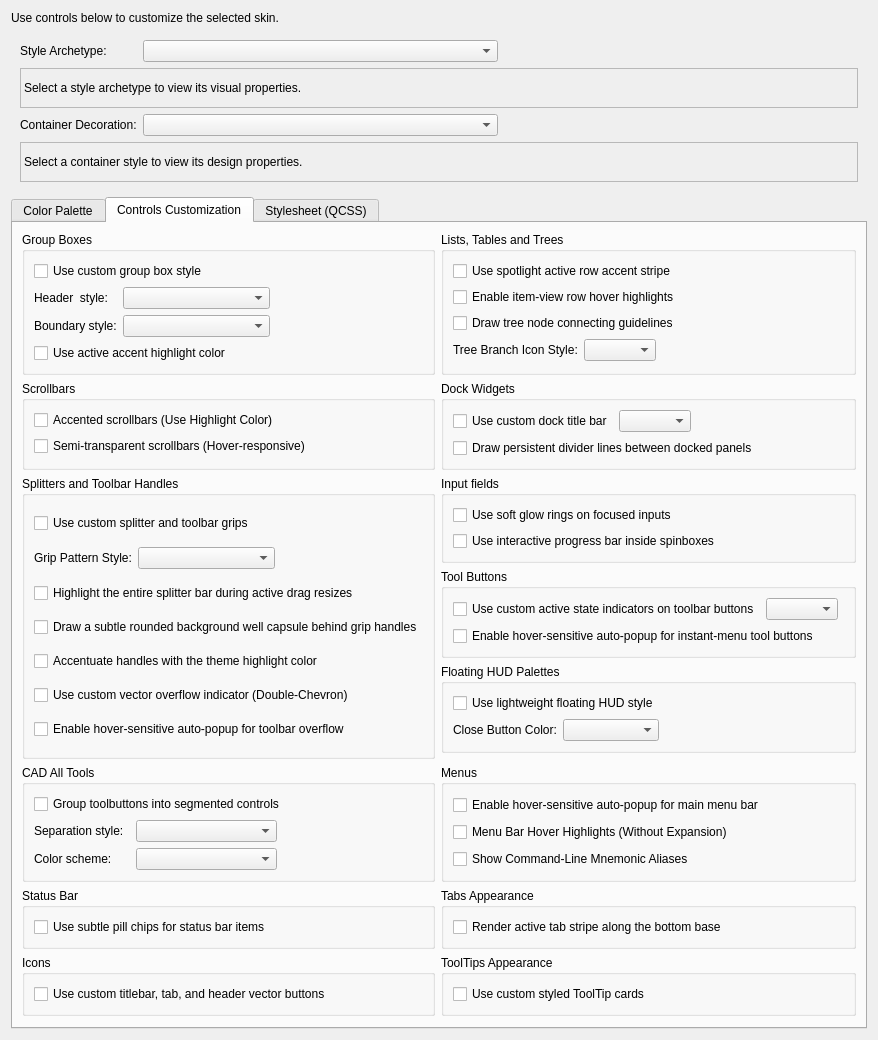
<?xml version="1.0" encoding="UTF-8"?>
<ui version="4.0">
 <class>LC_StyleEditorFusionSkin</class>
 <widget class="QWidget" name="LC_StyleEditorFusionSkin">
  <property name="geometry">
   <rect>
    <x>0</x>
    <y>0</y>
    <width>861</width>
    <height>995</height>
   </rect>
  </property>
  <property name="windowTitle">
   <string>Skins Editor Panel</string>
  </property>
  <layout class="QVBoxLayout" name="verticalLayout" stretch="0,0,3">
   <item>
    <widget class="QLabel" name="lblUseControls">
     <property name="text">
      <string>Use controls below to customize the selected skin.</string>
     </property>
    </widget>
   </item>
   <item>
    <widget class="QWidget" name="widget" native="true">
     <layout class="QGridLayout" name="gridLayout" columnstretch="0,0,0">
      <item row="4" column="0">
       <widget class="QLabel" name="lblBoxDecoration">
        <property name="toolTip">
         <string>Select the container outline decoration style (e.g., frameless, hairline dividers, or vertical active sidebars).</string>
        </property>
        <property name="text">
         <string>Container Decoration:</string>
        </property>
       </widget>
      </item>
      <item row="0" column="1">
       <widget class="QComboBox" name="cbStyleArchetype">
        <property name="sizePolicy">
         <sizepolicy hsizetype="Expanding" vsizetype="Fixed">
          <horstretch>0</horstretch>
          <verstretch>0</verstretch>
         </sizepolicy>
        </property>
        <property name="toolTip">
         <string>Sets overall vsiual style of UI</string>
        </property>
        <property name="sizeAdjustPolicy">
         <enum>QComboBox::SizeAdjustPolicy::AdjustToContents</enum>
        </property>
       </widget>
      </item>
      <item row="4" column="1">
       <widget class="QComboBox" name="cbBoxDecoration">
        <property name="sizePolicy">
         <sizepolicy hsizetype="Expanding" vsizetype="Fixed">
          <horstretch>0</horstretch>
          <verstretch>0</verstretch>
         </sizepolicy>
        </property>
        <property name="toolTip">
         <string>Configures container boundaries style.</string>
        </property>
        <property name="sizeAdjustPolicy">
         <enum>QComboBox::SizeAdjustPolicy::AdjustToContents</enum>
        </property>
       </widget>
      </item>
      <item row="0" column="0">
       <widget class="QLabel" name="lblStyleArchetype">
        <property name="toolTip">
         <string>Select the global rendering archetype (e.g., flat modern, soft satin, glassy gloss, or standard native Fusion).</string>
        </property>
        <property name="text">
         <string>Style Archetype:</string>
        </property>
       </widget>
      </item>
      <item row="0" column="2">
       <spacer name="horizontalSpacer">
        <property name="orientation">
         <enum>Qt::Orientation::Horizontal</enum>
        </property>
        <property name="sizeHint" stdset="0">
         <size>
          <width>0</width>
          <height>0</height>
         </size>
        </property>
       </spacer>
      </item>
      <item row="1" column="0" colspan="3">
       <widget class="QLabel" name="lblStyleArchetypeDescription">
        <property name="minimumSize">
         <size>
          <width>0</width>
          <height>40</height>
         </size>
        </property>
        <property name="frameShape">
         <enum>QFrame::Shape::StyledPanel</enum>
        </property>
        <property name="frameShadow">
         <enum>QFrame::Shadow::Sunken</enum>
        </property>
        <property name="text">
         <string>Select a style archetype to view its visual properties.</string>
        </property>
        <property name="wordWrap">
         <bool>true</bool>
        </property>
       </widget>
      </item>
      <item row="5" column="0" colspan="3">
       <widget class="QLabel" name="lblCompositionDesc">
        <property name="minimumSize">
         <size>
          <width>0</width>
          <height>40</height>
         </size>
        </property>
        <property name="frameShape">
         <enum>QFrame::Shape::StyledPanel</enum>
        </property>
        <property name="frameShadow">
         <enum>QFrame::Shadow::Sunken</enum>
        </property>
        <property name="text">
         <string>Select a container style to view its design properties.</string>
        </property>
        <property name="wordWrap">
         <bool>true</bool>
        </property>
       </widget>
      </item>
     </layout>
    </widget>
   </item>
   <item>
    <widget class="QTabWidget" name="twEditorTabs">
     <property name="sizePolicy">
      <sizepolicy hsizetype="Preferred" vsizetype="Preferred">
       <horstretch>0</horstretch>
       <verstretch>0</verstretch>
      </sizepolicy>
     </property>
     <property name="currentIndex">
      <number>1</number>
     </property>
     <widget class="QWidget" name="paletteTab">
      <attribute name="title">
       <string>Color Palette</string>
      </attribute>
      <layout class="QGridLayout" name="gridLayout_swatches">
       <item row="1" column="0">
        <widget class="QGroupBox" name="gbInterface">
         <property name="title">
          <string>Primary Interface</string>
         </property>
         <layout class="QGridLayout" name="gridLayout_interface">
          <item row="1" column="0" colspan="2">
           <widget class="QTableWidget" name="tableInterface"/>
          </item>
          <item row="2" column="0">
           <widget class="QLabel" name="lblContrastPolicy">
            <property name="toolTip">
             <string>Alters background panel surfaces to programmatically establish visual layer depth.</string>
            </property>
            <property name="text">
             <string>Surface Depth:</string>
            </property>
           </widget>
          </item>
          <item row="2" column="1">
           <widget class="QComboBox" name="cbContrastPolicy">
            <property name="toolTip">
             <string>If </string>
            </property>
           </widget>
          </item>
         </layout>
        </widget>
       </item>
       <item row="1" column="1">
        <widget class="QGroupBox" name="gbBevels">
         <property name="title">
          <string>Borders and Shading</string>
         </property>
         <layout class="QGridLayout" name="gridLayout_bevels">
          <item row="5" column="0">
           <widget class="QLabel" name="lblBevelSeed">
            <property name="toolTip">
             <string>Choose which base color role is used to calculate 3D highlights and shadows.</string>
            </property>
            <property name="text">
             <string>Lighting Baseline:</string>
            </property>
           </widget>
          </item>
          <item row="5" column="1">
           <widget class="QComboBox" name="cbBevelSeed"/>
          </item>
          <item row="3" column="0" colspan="2">
           <widget class="QTableWidget" name="tableBevel"/>
          </item>
          <item row="4" column="0">
           <widget class="QCheckBox" name="chkAutoCalc3D">
            <property name="toolTip">
             <string>Automatically calculates Light, Midlight, Dark, and Shadow colors relative to the baseline seed.</string>
            </property>
            <property name="text">
             <string>Procedural 3D Bevels</string>
            </property>
           </widget>
          </item>
          <item row="6" column="0">
           <widget class="QLabel" name="lblContrastWeight">
            <property name="toolTip">
             <string>Scales the calculated brightness difference for all 3D bevels and shadow edges.</string>
            </property>
            <property name="text">
             <string>Border Intensity:</string>
            </property>
           </widget>
          </item>
          <item row="6" column="1">
           <widget class="QComboBox" name="cbContrastWeight"/>
          </item>
         </layout>
        </widget>
       </item>
       <item row="2" column="0" colspan="2">
        <widget class="QGroupBox" name="gbIconsLink">
         <property name="title">
          <string>Icons Style Linkage</string>
         </property>
         <layout class="QHBoxLayout" name="horizontalLayout_iconsLink">
          <item>
           <widget class="QCheckBox" name="chkUseThemeIcons">
            <property name="toolTip">
             <string>If checked, applying this skin will automatically load and apply its linked custom icon colors style globally.</string>
            </property>
            <property name="text">
             <string>Apply linked icons style on activation</string>
            </property>
           </widget>
          </item>
          <item>
           <widget class="QComboBox" name="cbLinkedIconStyle">
            <property name="toolTip">
             <string>Select which custom saved icon color style should be bound to this skin.</string>
            </property>
           </widget>
          </item>
          <item>
           <spacer name="iconsSpacer">
            <property name="orientation">
             <enum>Qt::Orientation::Horizontal</enum>
            </property>
            <property name="sizeHint" stdset="0">
             <size>
              <width>0</width>
              <height>0</height>
             </size>
            </property>
           </spacer>
          </item>
         </layout>
        </widget>
       </item>
       <item row="0" column="0" colspan="2">
        <widget class="QWidget" name="widget_2" native="true">
         <layout class="QGridLayout" name="gridLayout_3">
          <item row="0" column="2">
           <widget class="QRadioButton" name="rbDarkMode">
            <property name="text">
             <string>Dark Mode Theme</string>
            </property>
           </widget>
          </item>
          <item row="0" column="1">
           <widget class="QRadioButton" name="rbLightMode">
            <property name="text">
             <string>Light Mode Theme</string>
            </property>
            <property name="checked">
             <bool>true</bool>
            </property>
           </widget>
          </item>
          <item row="0" column="3">
           <spacer name="variantSpacer">
            <property name="orientation">
             <enum>Qt::Orientation::Horizontal</enum>
            </property>
            <property name="sizeHint" stdset="0">
             <size>
              <width>0</width>
              <height>0</height>
             </size>
            </property>
           </spacer>
          </item>
          <item row="0" column="4">
           <widget class="QToolButton" name="btnGenerate">
            <property name="toolTip">
             <string>Automatically generate harmonized or high-contrast color palettes from selected base colors.</string>
            </property>
            <property name="text">
             <string>Generate...</string>
            </property>
            <property name="icon">
             <iconset resource="../../../../../res/icons/icons.qrc">
              <normaloff>:/icons/new.lci</normaloff>:/icons/new.lci</iconset>
            </property>
            <property name="toolButtonStyle">
             <enum>Qt::ToolButtonStyle::ToolButtonTextBesideIcon</enum>
            </property>
           </widget>
          </item>
          <item row="0" column="0">
           <widget class="QLabel" name="lblVariants">
            <property name="text">
             <string>Edit colors for: </string>
            </property>
           </widget>
          </item>
         </layout>
        </widget>
       </item>
      </layout>
     </widget>
     <widget class="QWidget" name="aestheticsTab">
      <attribute name="title">
       <string>Controls Customization</string>
      </attribute>
      <layout class="QGridLayout" name="gridLayout_6">
       <item row="3" column="0" rowspan="4">
        <widget class="QGroupBox" name="gbSplitterGrips">
         <property name="title">
          <string>Splitters and Toolbar Handles</string>
         </property>
         <layout class="QGridLayout" name="gridLayout_splitterGrips">
          <item row="0" column="0" colspan="4">
           <widget class="QCheckBox" name="chkCustomSplitterGrip">
            <property name="toolTip">
             <string>Enable modern hover-responsive visual handle shapes and drag highlights for resize splitters and toolbar grabs.</string>
            </property>
            <property name="text">
             <string>Use custom splitter and toolbar grips</string>
            </property>
           </widget>
          </item>
          <item row="1" column="2">
           <spacer name="horizontalSpacer_4">
            <property name="orientation">
             <enum>Qt::Orientation::Horizontal</enum>
            </property>
            <property name="sizeHint" stdset="0">
             <size>
              <width>40</width>
              <height>20</height>
             </size>
            </property>
           </spacer>
          </item>
          <item row="4" column="0" colspan="4">
           <widget class="QCheckBox" name="chkAccentGrips">
            <property name="toolTip">
             <string>Highlight splitters, drag boundaries, and toolbar handles in the active accent color even when idle.</string>
            </property>
            <property name="text">
             <string>Accentuate handles with the theme highlight color</string>
            </property>
           </widget>
          </item>
          <item row="1" column="0">
           <widget class="QLabel" name="lblSplitterGripStyle">
            <property name="text">
             <string>Grip Pattern Style:</string>
            </property>
           </widget>
          </item>
          <item row="1" column="1">
           <widget class="QComboBox" name="cbSplitterGripStyle">
            <property name="sizePolicy">
             <sizepolicy hsizetype="Expanding" vsizetype="Fixed">
              <horstretch>0</horstretch>
              <verstretch>0</verstretch>
             </sizepolicy>
            </property>
            <property name="toolTip">
             <string>Select the visual vector design to represent the center grab handle.</string>
            </property>
            <property name="sizeAdjustPolicy">
             <enum>QComboBox::SizeAdjustPolicy::AdjustToContents</enum>
            </property>
           </widget>
          </item>
          <item row="2" column="0" colspan="4">
           <widget class="QCheckBox" name="chkHighlightSplitterOnDrag">
            <property name="toolTip">
             <string>Paint the entire splitter bar in high-contrast active accent colors while dragging to act as a precise guiding line.</string>
            </property>
            <property name="text">
             <string>Highlight the entire splitter bar during active drag resizes</string>
            </property>
           </widget>
          </item>
          <item row="3" column="0" colspan="4">
           <widget class="QCheckBox" name="chkShowGripBackgroundWell">
            <property name="toolTip">
             <string>Render a subtle, soft recessed background well capsule behind the centered grab indicators to make them highly tactile.</string>
            </property>
            <property name="text">
             <string>Draw a subtle rounded background well capsule behind grip handles</string>
            </property>
           </widget>
          </item>
          <item row="5" column="0" colspan="4">
           <widget class="QCheckBox" name="chkCustomToolbarOverflow">
            <property name="toolTip">
             <string>Use clean, anti-aliased vector double-chevrons for toolbar overflow extension buttons instead of standard blocky icons.</string>
            </property>
            <property name="text">
             <string>Use custom vector overflow indicator (Double-Chevron)</string>
            </property>
           </widget>
          </item>
          <item row="6" column="0" colspan="3">
           <widget class="QCheckBox" name="chkAutoPopupToolbarOverflow">
            <property name="toolTip">
             <string>Automatically open the toolbar overflow popup menu when hovering over the extension indicator.</string>
            </property>
            <property name="text">
             <string>Enable hover-sensitive auto-popup for toolbar overflow</string>
            </property>
           </widget>
          </item>
         </layout>
        </widget>
       </item>
       <item row="4" column="1">
        <widget class="QGroupBox" name="gbToolButtons">
         <property name="title">
          <string>Tool Buttons</string>
         </property>
         <layout class="QGridLayout" name="gridLayout_toolButtons">
          <item row="0" column="2">
           <widget class="QComboBox" name="cbToolButtonIndicatorStyle">
            <property name="sizePolicy">
             <sizepolicy hsizetype="Expanding" vsizetype="Fixed">
              <horstretch>0</horstretch>
              <verstretch>0</verstretch>
             </sizepolicy>
            </property>
            <property name="toolTip">
             <string>Select the visual vector design to represent the active toggled state.</string>
            </property>
            <property name="sizeAdjustPolicy">
             <enum>QComboBox::SizeAdjustPolicy::AdjustToContents</enum>
            </property>
           </widget>
          </item>
          <item row="0" column="3">
           <spacer name="toolButtonsSpacer">
            <property name="orientation">
             <enum>Qt::Orientation::Horizontal</enum>
            </property>
            <property name="sizeHint" stdset="0">
             <size>
              <width>0</width>
              <height>0</height>
             </size>
            </property>
           </spacer>
          </item>
          <item row="0" column="0" colspan="2">
           <widget class="QCheckBox" name="chkToolButtonUnderline">
            <property name="toolTip">
             <string>Replace solid high-contrast button backgrounds with subtle bottom underlines or active accents when tool buttons are checked.</string>
            </property>
            <property name="text">
             <string>Use custom active state indicators on toolbar buttons</string>
            </property>
           </widget>
          </item>
          <item row="1" column="0" colspan="4">
           <widget class="QCheckBox" name="chkAutoPopupInstantButtons">
            <property name="toolTip">
             <string>Automatically open the dropdown menu of InstantPopup tool buttons when hovering over them, unless disabled on specific buttons.</string>
            </property>
            <property name="text">
             <string>Enable hover-sensitive auto-popup for instant-menu tool buttons</string>
            </property>
           </widget>
          </item>
         </layout>
        </widget>
       </item>
       <item row="7" column="1">
        <widget class="QGroupBox" name="groupBox_6">
         <property name="title">
          <string>Menus</string>
         </property>
         <layout class="QGridLayout" name="gridLayout_11">
          <item row="2" column="0">
           <widget class="QCheckBox" name="chkShowMenuCommandAliases">
            <property name="toolTip">
             <string>Command Line Mnemonics

Displays aligned command-line mnemonics and aliases (e.g. [LINE], [L]) inside a dedicated, monospace middle column of the popup menus, completely preventing text overlaps.</string>
            </property>
            <property name="text">
             <string>Show Command-Line Mnemonic Aliases</string>
            </property>
           </widget>
          </item>
          <item row="1" column="0">
           <widget class="QCheckBox" name="chkMenuBarHoverCard">
            <property name="toolTip">
             <string>Renders soft hover highlights beneath the main menu bar items on passive mouse sweeps, providing smooth active navigation visual feedback even when auto-popup is disabled.</string>
            </property>
            <property name="text">
             <string>Menu Bar Hover Highlights (Without Expansion)</string>
            </property>
           </widget>
          </item>
          <item row="0" column="0">
           <widget class="QCheckBox" name="chkAutoPopupMenuBar">
            <property name="toolTip">
             <string>Automatically open main window menu bar options (File, Edit, View, etc.) when hovering over them, before any menu is clicked.</string>
            </property>
            <property name="text">
             <string>Enable hover-sensitive auto-popup for main menu bar</string>
            </property>
           </widget>
          </item>
         </layout>
        </widget>
       </item>
       <item row="2" column="1">
        <widget class="QGroupBox" name="gbDockTitle">
         <property name="title">
          <string>Dock Widgets</string>
         </property>
         <layout class="QGridLayout" name="gridLayout_7">
          <item row="0" column="3">
           <spacer name="dockSpacer">
            <property name="orientation">
             <enum>Qt::Orientation::Horizontal</enum>
            </property>
            <property name="sizeHint" stdset="0">
             <size>
              <width>0</width>
              <height>0</height>
             </size>
            </property>
           </spacer>
          </item>
          <item row="0" column="2">
           <widget class="QComboBox" name="cbDockTitleStyle">
            <property name="sizePolicy">
             <sizepolicy hsizetype="Preferred" vsizetype="Fixed">
              <horstretch>0</horstretch>
              <verstretch>0</verstretch>
             </sizepolicy>
            </property>
            <property name="toolTip">
             <string>Select the visual style to render the custom dock titlebar.</string>
            </property>
            <property name="sizeAdjustPolicy">
             <enum>QComboBox::SizeAdjustPolicy::AdjustToContents</enum>
            </property>
           </widget>
          </item>
          <item row="0" column="1">
           <widget class="QCheckBox" name="chkCustomDockTitle">
            <property name="toolTip">
             <string>Draw more expressive horizontal titles for dock widgets.</string>
            </property>
            <property name="text">
             <string>Use custom dock title bar</string>
            </property>
           </widget>
          </item>
          <item row="1" column="1" colspan="3">
           <widget class="QCheckBox" name="chkPersistentDockSplitter">
            <property name="focusPolicy">
             <enum>Qt::FocusPolicy::StrongFocus</enum>
            </property>
            <property name="toolTip">
             <string>If unchecked, divider lines between docked panels will be completely invisible when idle, lighting up only when hovered or dragged.</string>
            </property>
            <property name="text">
             <string>Draw persistent divider lines between docked panels</string>
            </property>
           </widget>
          </item>
         </layout>
        </widget>
       </item>
       <item row="9" column="0">
        <widget class="QGroupBox" name="groupBox_4">
         <property name="title">
          <string>Icons</string>
         </property>
         <layout class="QGridLayout" name="gridLayout_9">
          <item row="0" column="0">
           <widget class="QCheckBox" name="chkCustomVectorIcons">
            <property name="toolTip">
             <string>Use clean, anti-aliased vector buttons for dock widget window frames, document tabs (Close buttons), and table header sort chevrons.</string>
            </property>
            <property name="text">
             <string>Use custom titlebar, tab, and header vector buttons</string>
            </property>
           </widget>
          </item>
         </layout>
        </widget>
       </item>
       <item row="1" column="1">
        <widget class="QGroupBox" name="groupBox_2">
         <property name="title">
          <string>Lists, Tables and Trees</string>
         </property>
         <layout class="QGridLayout" name="gridLayout_5">
          <item row="3" column="0">
           <widget class="QLabel" name="lblBranchIndicatorStyle">
            <property name="text">
             <string>Tree Branch Icon Style:</string>
            </property>
           </widget>
          </item>
          <item row="3" column="1">
           <widget class="QComboBox" name="cbBranchIndicatorStyle">
            <property name="sizePolicy">
             <sizepolicy hsizetype="Preferred" vsizetype="Fixed">
              <horstretch>0</horstretch>
              <verstretch>0</verstretch>
             </sizepolicy>
            </property>
            <property name="toolTip">
             <string>Select the visual style to draw expand/collapse nodes in tree views.</string>
            </property>
            <property name="sizeAdjustPolicy">
             <enum>QComboBox::SizeAdjustPolicy::AdjustToContents</enum>
            </property>
           </widget>
          </item>
          <item row="3" column="2">
           <spacer name="horizontalSpacer_3">
            <property name="orientation">
             <enum>Qt::Orientation::Horizontal</enum>
            </property>
            <property name="sizeHint" stdset="0">
             <size>
              <width>0</width>
              <height>0</height>
             </size>
            </property>
           </spacer>
          </item>
          <item row="2" column="0" colspan="3">
           <widget class="QCheckBox" name="chkShowTreeConnectingLines">
            <property name="toolTip">
             <string>Draw subtle vertical and horizontal dotted guidelines linking child nodes to parents.</string>
            </property>
            <property name="text">
             <string>Draw tree node connecting guidelines</string>
            </property>
           </widget>
          </item>
          <item row="1" column="0" colspan="3">
           <widget class="QCheckBox" name="chkShowItemViewHover">
            <property name="toolTip">
             <string>Enable responsive row-level hover highlighting on lists, tables, and tree views as you move your mouse.</string>
            </property>
            <property name="text">
             <string>Enable item-view row hover highlights</string>
            </property>
           </widget>
          </item>
          <item row="0" column="0" colspan="3">
           <widget class="QCheckBox" name="chkActiveRowSpotlight">
            <property name="toolTip">
             <string>Draw an elegant vertical accent highlight stripe on the far-left edge of the active selected row in lists and tree views.</string>
            </property>
            <property name="text">
             <string>Use spotlight active row accent stripe</string>
            </property>
           </widget>
          </item>
         </layout>
        </widget>
       </item>
       <item row="8" column="0">
        <widget class="QGroupBox" name="gbStatusSection">
         <property name="title">
          <string>Status Bar</string>
         </property>
         <layout class="QVBoxLayout" name="verticalLayout_statusSection">
          <item>
           <widget class="QCheckBox" name="chkUseStatusPillChips">
            <property name="toolTip">
             <string>Render coordinate readouts, active layer, and status bar indicators as modern, subtle rounded pill chips rather than standard flat buttons.</string>
            </property>
            <property name="text">
             <string>Use subtle pill chips for status bar items</string>
            </property>
           </widget>
          </item>
         </layout>
        </widget>
       </item>
       <item row="2" column="0">
        <widget class="QGroupBox" name="gbScrollbars">
         <property name="title">
          <string>Scrollbars</string>
         </property>
         <layout class="QVBoxLayout" name="verticalLayout_scrollbars">
          <item>
           <widget class="QCheckBox" name="chkHighContrastScrollbars">
            <property name="toolTip">
             <string>Render scrollbars using the active highlight accent color instead of standard buttons.</string>
            </property>
            <property name="text">
             <string>Accented scrollbars (Use Highlight Color)</string>
            </property>
           </widget>
          </item>
          <item>
           <widget class="QCheckBox" name="chkTransparentScrollbars">
            <property name="toolTip">
             <string>Render scrollbar handles as highly translucent when idle, fading to solid on mouse hover.</string>
            </property>
            <property name="text">
             <string>Semi-transparent scrollbars (Hover-responsive)</string>
            </property>
           </widget>
          </item>
         </layout>
        </widget>
       </item>
       <item row="1" column="0">
        <widget class="QGroupBox" name="groupBox">
         <property name="title">
          <string>Group Boxes</string>
         </property>
         <layout class="QGridLayout" name="gridLayout_4">
          <item row="2" column="1">
           <widget class="QComboBox" name="cbGroupBoxBoundaryStyle">
            <property name="toolTip">
             <string>Select the frame line borders surrounding the layout group.</string>
            </property>
           </widget>
          </item>
          <item row="1" column="2">
           <spacer name="horizontalSpacer_2">
            <property name="orientation">
             <enum>Qt::Orientation::Horizontal</enum>
            </property>
            <property name="sizeHint" stdset="0">
             <size>
              <width>0</width>
              <height>0</height>
             </size>
            </property>
           </spacer>
          </item>
          <item row="2" column="0">
           <widget class="QLabel" name="lblGroupBoxBoundaryStyle">
            <property name="text">
             <string>Boundary style:</string>
            </property>
           </widget>
          </item>
          <item row="1" column="0">
           <widget class="QLabel" name="lblGroupBoxHeaderStyle">
            <property name="toolTip">
             <string/>
            </property>
            <property name="text">
             <string>Header  style:</string>
            </property>
           </widget>
          </item>
          <item row="1" column="1">
           <widget class="QComboBox" name="cbGroupBoxHeaderStyle">
            <property name="sizePolicy">
             <sizepolicy hsizetype="Expanding" vsizetype="Fixed">
              <horstretch>0</horstretch>
              <verstretch>0</verstretch>
             </sizepolicy>
            </property>
            <property name="toolTip">
             <string>Select the decoration of the heading title text.</string>
            </property>
            <property name="sizeAdjustPolicy">
             <enum>QComboBox::SizeAdjustPolicy::AdjustToContents</enum>
            </property>
           </widget>
          </item>
          <item row="3" column="0" colspan="3">
           <widget class="QCheckBox" name="chkGroupBoxUseAccent">
            <property name="toolTip">
             <string>Highlight borders and banner fills in the active theme highlight accent color.</string>
            </property>
            <property name="text">
             <string>Use active accent highlight color</string>
            </property>
           </widget>
          </item>
          <item row="0" column="0" colspan="3">
           <widget class="QCheckBox" name="chkCustomGroupBox">
            <property name="toolTip">
             <string>Enable highly expressive and custom structured borders/headers for layout group boxes.</string>
            </property>
            <property name="text">
             <string>Use custom group box style</string>
            </property>
           </widget>
          </item>
         </layout>
        </widget>
       </item>
       <item row="7" column="0">
        <widget class="QGroupBox" name="groupBox_5">
         <property name="title">
          <string>CAD All Tools</string>
         </property>
         <layout class="QGridLayout" name="gridLayout_10">
          <item row="0" column="0" colspan="4">
           <widget class="QCheckBox" name="chkUseSegmentedButtons">
            <property name="toolTip">
             <string>Group contiguous buttons in the CAD matrix/grid layouts into single rounded-card islands.</string>
            </property>
            <property name="text">
             <string>Group toolbuttons into segmented controls</string>
            </property>
           </widget>
          </item>
          <item row="3" column="3">
           <spacer name="horizontalSpacer_6">
            <property name="orientation">
             <enum>Qt::Orientation::Horizontal</enum>
            </property>
            <property name="sizeHint" stdset="0">
             <size>
              <width>40</width>
              <height>20</height>
             </size>
            </property>
           </spacer>
          </item>
          <item row="3" column="0">
           <widget class="QLabel" name="lbSegmentedSeparatorStyle">
            <property name="text">
             <string>Separation style:</string>
            </property>
           </widget>
          </item>
          <item row="2" column="2">
           <spacer name="horizontalSpacer_5">
            <property name="orientation">
             <enum>Qt::Orientation::Horizontal</enum>
            </property>
            <property name="sizeHint" stdset="0">
             <size>
              <width>0</width>
              <height>0</height>
             </size>
            </property>
           </spacer>
          </item>
          <item row="3" column="2">
           <widget class="QComboBox" name="cbSegmentedSeparationStyle">
            <property name="sizePolicy">
             <sizepolicy hsizetype="Expanding" vsizetype="Fixed">
              <horstretch>0</horstretch>
              <verstretch>0</verstretch>
             </sizepolicy>
            </property>
            <property name="toolTip">
             <string>Select visual effect applied to groups</string>
            </property>
            <property name="sizeAdjustPolicy">
             <enum>QComboBox::SizeAdjustPolicy::AdjustToContents</enum>
            </property>
           </widget>
          </item>
          <item row="4" column="0">
           <widget class="QLabel" name="lblSegmentedColorPolicy">
            <property name="toolTip">
             <string>Color policy used to separate segmented color groups</string>
            </property>
            <property name="text">
             <string>Color scheme:</string>
            </property>
           </widget>
          </item>
          <item row="4" column="2">
           <widget class="QComboBox" name="cbSegmentedColorPolicy">
            <property name="toolTip">
             <string>Defines how colors are assigned to gropus</string>
            </property>
            <property name="sizeAdjustPolicy">
             <enum>QComboBox::SizeAdjustPolicy::AdjustToContents</enum>
            </property>
           </widget>
          </item>
         </layout>
        </widget>
       </item>
       <item row="3" column="1">
        <widget class="QGroupBox" name="groupBox_3">
         <property name="title">
          <string>Input fields</string>
         </property>
         <layout class="QGridLayout" name="gridLayout_8">
          <item row="0" column="0">
           <widget class="QCheckBox" name="chkFocusedInputGlow">
            <property name="toolTip">
             <string>Render a smooth, anti-aliased soft glow focus ring around coordinate inputs, spin boxes, and the command line when they have keyboard focus.</string>
            </property>
            <property name="text">
             <string>Use soft glow rings on focused inputs</string>
            </property>
           </widget>
          </item>
          <item row="1" column="0">
           <widget class="QCheckBox" name="chkUseSpinBoxProgressBar">
            <property name="toolTip">
             <string>Render an interactive, semi-transparent progress fill bar inside numeric spinboxes showing their current value relative to their limits.</string>
            </property>
            <property name="text">
             <string>Use interactive progress bar inside spinboxes</string>
            </property>
           </widget>
          </item>
         </layout>
        </widget>
       </item>
       <item row="14" column="0">
        <spacer name="aestheticsVerticalSpacer">
         <property name="orientation">
          <enum>Qt::Orientation::Vertical</enum>
         </property>
         <property name="sizeHint" stdset="0">
          <size>
           <width>20</width>
           <height>0</height>
          </size>
         </property>
        </spacer>
       </item>
       <item row="5" column="1">
        <widget class="QGroupBox" name="gbFloatingHUD">
         <property name="title">
          <string>Floating HUD Palettes</string>
         </property>
         <layout class="QGridLayout" name="gridLayout_floatingHUD">
          <item row="1" column="1">
           <widget class="QComboBox" name="cbCloseColorPolicy">
            <property name="toolTip">
             <string>Select the visual color policy applied to the custom floating HUD close button when hovered or idle.</string>
            </property>
           </widget>
          </item>
          <item row="1" column="0">
           <widget class="QLabel" name="lblCloseColorPolicy">
            <property name="text">
             <string>Close Button Color:</string>
            </property>
           </widget>
          </item>
          <item row="0" column="0" colspan="2">
           <widget class="QCheckBox" name="chkUseFloatingHUD">
            <property name="toolTip">
             <string>Render floating dock widgets and detachable menus as lightweight, frosted HUD-style overlay panels with custom rounded titlebars, focus-aware dimming, and custom client-side drag/resize handling.</string>
            </property>
            <property name="text">
             <string>Use lightweight floating HUD style</string>
            </property>
           </widget>
          </item>
          <item row="1" column="2">
           <spacer name="horizontalSpacer_7">
            <property name="orientation">
             <enum>Qt::Orientation::Horizontal</enum>
            </property>
            <property name="sizeHint" stdset="0">
             <size>
              <width>40</width>
              <height>20</height>
             </size>
            </property>
           </spacer>
          </item>
         </layout>
        </widget>
       </item>
       <item row="8" column="1">
        <widget class="QGroupBox" name="gbTabsAppearance">
         <property name="title">
          <string>Tabs Appearance</string>
         </property>
         <layout class="QVBoxLayout" name="verticalLayout_tabsAppearance">
          <item>
           <widget class="QCheckBox" name="chkTabStripeAtBottom">
            <property name="toolTip">
             <string>When horizontal tabs are positioned at the top, rendering the active accent stripe along the bottom base anchors the tab directly to the document panel below.</string>
            </property>
            <property name="text">
             <string>Render active tab stripe along the bottom base</string>
            </property>
           </widget>
          </item>
         </layout>
        </widget>
       </item>
       <item row="9" column="1">
        <widget class="QGroupBox" name="gbToolTipCard">
         <property name="title">
          <string>ToolTips Appearance</string>
         </property>
         <layout class="QVBoxLayout" name="verticalLayout_toolTipCard">
          <item>
           <widget class="QCheckBox" name="chkCustomToolTipCard">
            <property name="toolTip">
             <string>Render professional, slightly rounded translucent card overlays with automatic contrast borders and formatted title-dividers.</string>
            </property>
            <property name="text">
             <string>Use custom styled ToolTip cards</string>
            </property>
           </widget>
          </item>
         </layout>
        </widget>
       </item>
      </layout>
     </widget>
     <widget class="QWidget" name="qssTab">
      <attribute name="title">
       <string>Stylesheet (QCSS)</string>
      </attribute>
      <layout class="QVBoxLayout" name="verticalLayout_qss">
       <item>
        <widget class="QLabel" name="lblQss">
         <property name="text">
          <string>Additional QCSS Rules. Apply raw QCSS to implement advanced visual overrides (such as custom borders or corners). Use with caution as setting custom QCSS may affect preview window update.</string>
         </property>
         <property name="wordWrap">
          <bool>true</bool>
         </property>
        </widget>
       </item>
       <item>
        <widget class="QTextEdit" name="qssEdit"/>
       </item>
      </layout>
     </widget>
    </widget>
   </item>
  </layout>
 </widget>
 <resources>
  <include location="../../../../../res/icons/icons.qrc"/>
 </resources>
 <connections/>
</ui>
